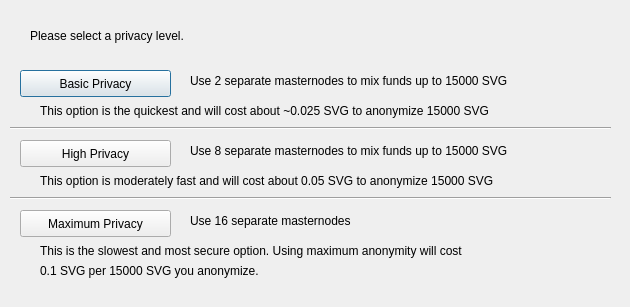
<?xml version="1.0" encoding="UTF-8"?>
<ui version="4.0">
 <class>ObfuscationConfig</class>
 <widget class="QDialog" name="ObfuscationConfig">
  <property name="geometry">
   <rect>
    <x>0</x>
    <y>0</y>
    <width>630</width>
    <height>307</height>
   </rect>
  </property>
  <property name="windowTitle">
   <string>Configure Obfuscation</string>
  </property>
  <widget class="QPushButton" name="buttonBasic">
   <property name="geometry">
    <rect>
     <x>20</x>
     <y>70</y>
     <width>151</width>
     <height>27</height>
    </rect>
   </property>
   <property name="text">
    <string>Basic Privacy</string>
   </property>
  </widget>
  <widget class="QPushButton" name="buttonHigh">
   <property name="geometry">
    <rect>
     <x>20</x>
     <y>140</y>
     <width>151</width>
     <height>27</height>
    </rect>
   </property>
   <property name="text">
    <string>High Privacy</string>
   </property>
  </widget>
  <widget class="QPushButton" name="buttonMax">
   <property name="geometry">
    <rect>
     <x>20</x>
     <y>210</y>
     <width>151</width>
     <height>27</height>
    </rect>
   </property>
   <property name="text">
    <string>Maximum Privacy</string>
   </property>
  </widget>
  <widget class="QLabel" name="label">
   <property name="geometry">
    <rect>
     <x>30</x>
     <y>20</y>
     <width>571</width>
     <height>31</height>
    </rect>
   </property>
   <property name="text">
    <string>Please select a privacy level.</string>
   </property>
  </widget>
  <widget class="QLabel" name="label_2">
   <property name="geometry">
    <rect>
     <x>190</x>
     <y>70</y>
     <width>421</width>
     <height>21</height>
    </rect>
   </property>
   <property name="text">
    <string>Use 2 separate masternodes to mix funds up to 15000 SVG</string>
   </property>
  </widget>
  <widget class="QLabel" name="label_3">
   <property name="geometry">
    <rect>
     <x>190</x>
     <y>140</y>
     <width>411</width>
     <height>21</height>
    </rect>
   </property>
   <property name="text">
    <string>Use 8 separate masternodes to mix funds up to 15000 SVG</string>
   </property>
  </widget>
  <widget class="QLabel" name="label_4">
   <property name="geometry">
    <rect>
     <x>190</x>
     <y>210</y>
     <width>421</width>
     <height>21</height>
    </rect>
   </property>
   <property name="text">
    <string>Use 16 separate masternodes</string>
   </property>
  </widget>
  <widget class="QLabel" name="label_6">
   <property name="geometry">
    <rect>
     <x>40</x>
     <y>100</y>
     <width>561</width>
     <height>21</height>
    </rect>
   </property>
   <property name="text">
    <string>This option is the quickest and will cost about ~0.025 SVG to anonymize 15000 SVG</string>
   </property>
  </widget>
  <widget class="QLabel" name="label_7">
   <property name="geometry">
    <rect>
     <x>40</x>
     <y>170</y>
     <width>561</width>
     <height>21</height>
    </rect>
   </property>
   <property name="text">
    <string>This option is moderately fast and will cost about 0.05 SVG to anonymize 15000 SVG</string>
   </property>
  </widget>
  <widget class="QLabel" name="label_8">
   <property name="geometry">
    <rect>
     <x>40</x>
     <y>240</y>
     <width>561</width>
     <height>21</height>
    </rect>
   </property>
   <property name="text">
    <string>This is the slowest and most secure option. Using maximum anonymity will cost</string>
   </property>
  </widget>
  <widget class="QLabel" name="label_9">
   <property name="geometry">
    <rect>
     <x>40</x>
     <y>260</y>
     <width>561</width>
     <height>21</height>
    </rect>
   </property>
   <property name="text">
    <string>0.1 SVG per 15000 SVG you anonymize.</string>
   </property>
  </widget>
  <widget class="Line" name="line">
   <property name="geometry">
    <rect>
     <x>10</x>
     <y>120</y>
     <width>601</width>
     <height>16</height>
    </rect>
   </property>
   <property name="orientation">
    <enum>Qt::Horizontal</enum>
   </property>
  </widget>
  <widget class="Line" name="line_2">
   <property name="geometry">
    <rect>
     <x>10</x>
     <y>190</y>
     <width>601</width>
     <height>16</height>
    </rect>
   </property>
   <property name="orientation">
    <enum>Qt::Horizontal</enum>
   </property>
  </widget>
 </widget>
 <resources/>
 <connections/>
</ui>
